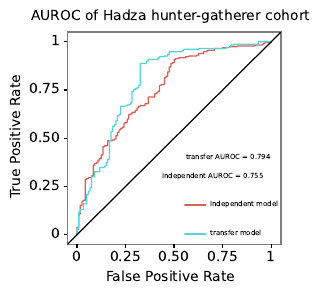

Generate this figure with Python:
from importlib.metadata import metadata
import pandas as pd
import numpy as np
from sklearn.metrics import roc_auc_score, roc_curve, auc
from plotnine import *

metadata = pd.concat([pd.read_csv(f'./experiments/exp_{i}/SourceMapper.csv',  
                                  index_col = 0) for i in range(8)])
metadata = metadata[~metadata.index.duplicated(keep='first')]

ground_truth = metadata['Env'].apply(lambda x: 1 if ':D' in x else 0)

tf_result = pd.concat([pd.read_csv(f'./experiments/exp_{i}/Search_Transfer_DM/layer-2.csv', 
                                   index_col = 0)['root:D'] for i in range(8)])
nn_result = pd.concat([pd.read_csv(f'./nn_result/exp_{i}/Search/layer-2.csv', 
                                   index_col = 0)['root:D'] for i in range(8)])

ground_truth = ground_truth[tf_result.index]
nn_result = nn_result[tf_result.index]


nn_fpr, nn_tpr, _ = roc_curve(ground_truth, nn_result, drop_intermediate = False)
nn_auc = auc(nn_fpr,nn_tpr)
nn_df = pd.DataFrame({'fpr': nn_fpr, 'tpr': nn_tpr, 'auc': nn_auc})
nn_df['method'] = 'Independent model'

tf_fpr, tf_tpr, _ = roc_curve(ground_truth, tf_result, drop_intermediate = False)
tf_auc = auc(tf_fpr, tf_tpr)
tf_df = pd.DataFrame({'fpr': tf_fpr, 'tpr': tf_tpr, 'auc': tf_auc})
tf_df['method'] = 'transfer model'

plot_df = pd.concat([nn_df, tf_df])

auc_fig = (ggplot(plot_df, aes(x = 'fpr', y = 'tpr', color = 'method')) +
    geom_line() +
    # geom_point() +
    geom_abline(intercept = 0, slope = 1) +
    annotate('text', label = 'independent AUROC = %.3f' % nn_auc, x = 0.7, y = 0.3, size = 5) +
    annotate('text', label = 'transfer AUROC = %.3f' % tf_auc, x = 0.78, y = 0.4, size = 5) +
    labs(x = 'False Positive Rate', y = 'True Positive Rate', title = 'AUROC of Hadza hunter-gatherer cohort') +
    theme_bw() +
    theme(text = element_text(size = 10),
            axis_text = element_text(size = 10, color = 'black'),
            axis_title = element_text(size = 10),
            legend_position = (0.72, 0.2),
            legend_entry_spacing_y = 5,
            legend_title = element_blank(),
            legend_text = element_text(size = 5),
            legend_key = element_blank(),
            legend_background = element_blank(),
            panel_grid_major = element_blank(),
            panel_grid_minor = element_blank()))

auc_fig.save('./auc.pdf', width = 70, dpi = 300, height = 70, units = 'mm')